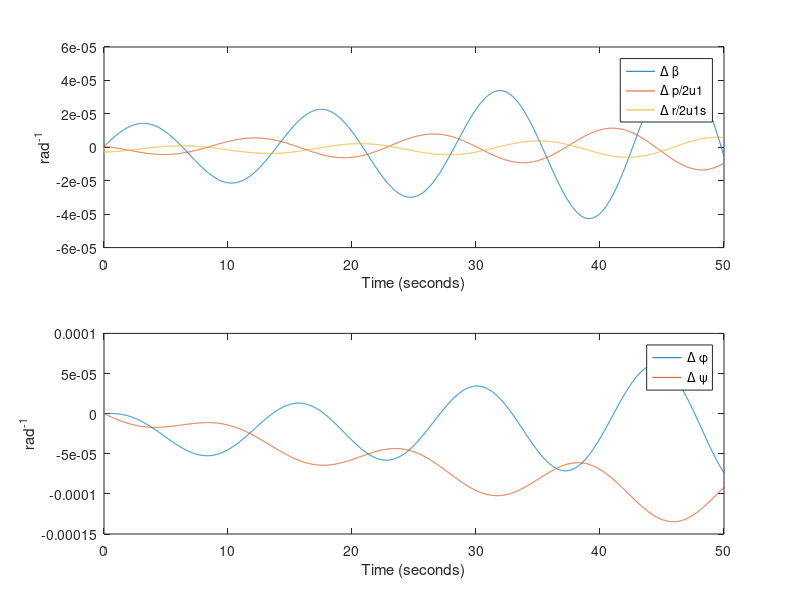

Source code (MATLAB): (Note: this script raises an error after producing the figure.)
clear all; close all; clc;
m= 636636;
Ixx = 1.82*10^7*32.1740486;
Izz = 4.97*10^7*32.1740486;
Ixz = 9.70*10^5*32.1740486;
S = 5500;
b = 195.7;
u1 = 250;
theta = 2.4/180*pi;
rho = 1.2673*10^-3*32.1740486;
q = 1/2*rho*u1^2;
g = 32.17405;

%%
Cyb = -0.9;
Cyp = 0;
Cyr = 0;
Cyda = 0;
Cydr = 0.12;
Clb = -0.16;
Clp = -0.34;
Clr = 0.13;
Clda = 0.013;
Cldr = 0.0080;
Cnb = 0.16;
CnTb = 0;
Cnp = -0.026;
Cnr = -0.28;
CnTr = 0;
Cnda = 0.0018;
Cndr = -0.1;

Yb = q*S/m*Cyb;
Yp = q*S*b/(2*m*u1)*Cyp;
Yr = q*S*b/(2*m*u1)*Cyr;
Yda = q*S/m*Cyda;
Ydr = q*S/m*Cydr;
Lb  = q*S*b/Ixx*Clb;
Lp = q*S*b^2/(2*Ixx*u1)*Clp;
Lr = q*S*b^2/(2*Ixx*u1)*Clr;
Lda = q*S*b/Ixx*Clda;
Ldr = q*S*b/Ixx*Cldr;
Nb  = q*S*b/Izz*Cnb;
NTb = q*S*b/Izz*CnTb;
Np = q*S*b^2/(2*Izz*u1)*Cnp;
Nr = q*S*b^2/(2*Izz*u1)*Cnr;
NTr = q*S*b^2/(2*Izz*u1)*CnTr;
Nda = q*S*b/Izz*Cnda;
Ndr = q*S*b/Izz*Cndr;

M = [u1 0 0 0 0;
    0 1 -Ixz/Ixx 0 0;
    0 -Ixz/Izz 1 0 0;
    0 0 0 1 0;
    0 0 0 0 1];

R= [Yb Yp Yr-u1 g*cos(theta) 0;
    Lb Lp Lr 0 0;
    Nb+NTb Np Nr+NTr 0 0;
    0 1 tan(theta) 0 0;
    0 0 sec(theta) 0 0];
F = [Yda Ydr;
    Lda Ldr;
    Nda Ndr;
    0 0;
    0 0];

A = inv(M)*R;
B = inv(M)*F;
% disp(A)
% 
% A = [-0.1067 0 -1 0.0477 0;
%     -2.7427 -0.8404 0.3264 0 0;
%     1.0146 -0.0176 -0.2554 0 0;
%     0 1 0.0419 0 0;
%     0 0 1.0009 0 0];
% B = [0 0.0142;
%     0.2211 0.1482;
%     0.0096 -0.6231;
%     0 0;
%     0 0];
C = eye(5);
D = zeros(5,2);

sys = ss(A,B,C,D);

t = 0:0.01:50;

figure,
impRud(2,:) = zeros(length(t),1);
impRud(1,:) = zeros(length(t),1);
impRud(2,1) = 1/180*pi; % rad
impRudResponse = lsim(sys,impRud,t);
impRudResponse(:,2) = impRudResponse(:,2)*b/(2*u1);
impRudResponse(:,3) = impRudResponse(:,3)*b/(2*u1);
subplot(2,1,1)
plot(t,impRudResponse(:,1:3))
legend('\Delta \beta', '\Delta p/2u1', '\Delta r/2u1s')
ylabel('rad^{-1}')
xlabel('Time (seconds)')
subplot(2,1,2)
plot(t,impRudResponse(:,4:5))
ylabel('rad^{-1}')
xlabel('Time (seconds)')
legend('\Delta \phi', '\Delta \psi')
sgtitle('Rudder Impulse Response')



figure,
impA(2,:) = zeros(length(t),1);
impA(1,:) = zeros(length(t),1);
impA(1,1) = 1/180*pi; % rad
impAResponse = lsim(sys,impA,t);
impAResponse(:,2) = impAResponse(:,2)*b/(2*u1);
impAResponse(:,3) = impAResponse(:,3)*b/(2*u1);
subplot(2,1,1)
plot(t,impAResponse(:,1:3))
legend('\Delta \beta', '\Delta p/2u1', '\Delta r/2u1s')
ylabel('rad^{-1}')
xlabel('Time (seconds)')
subplot(2,1,2)
plot(t,impAResponse(:,4:5))
ylabel('rad^{-1}')
xlabel('Time (seconds)')
legend('\Delta \phi', '\Delta \psi')
sgtitle('Aerlion Impulse Response')


stept = 0:0.01:100;
figure,
stepRud(2,:) = ones(length(stept),1);
stepRud(1,:) = zeros(length(stept),1);
stepRud(2,1:10) = 0;
stepRudResponse = lsim(sys,stepRud,stept);
subplot(2,1,1)
plot(stept,stepRudResponse(:,1:3))
ylabel('rad^{-1}')
xlabel('Time (seconds)')
legend('\Delta \beta', '\Delta p', '\Delta r')
subplot(2,1,2)
plot(stept,stepRudResponse(:,4:5))
ylabel('rad^{-1}')
xlabel('Time (seconds)')
legend('\Delta \phi', '\Delta \psi')
sgtitle('Rudder Step Response')

figure,
stepA(2,:) = zeros(length(stept),1);
stepA(1,:) = ones(length(stept),1);
stepA(1,1:10) = 0;
stepAResponse = lsim(sys,stepA,stept);
subplot(2,1,1)
plot(stept,stepAResponse(:,1:3))
ylabel('rad^{-1}')
xlabel('Time (seconds)')
legend('\Delta \beta', '\Delta p', '\Delta r')
subplot(2,1,2)
plot(stept,stepAResponse(:,4:5))
ylabel('rad^{-1}')
xlabel('Time (seconds)')
legend('\Delta \phi', '\Delta \psi')
sgtitle('Aerlion Step Response')
